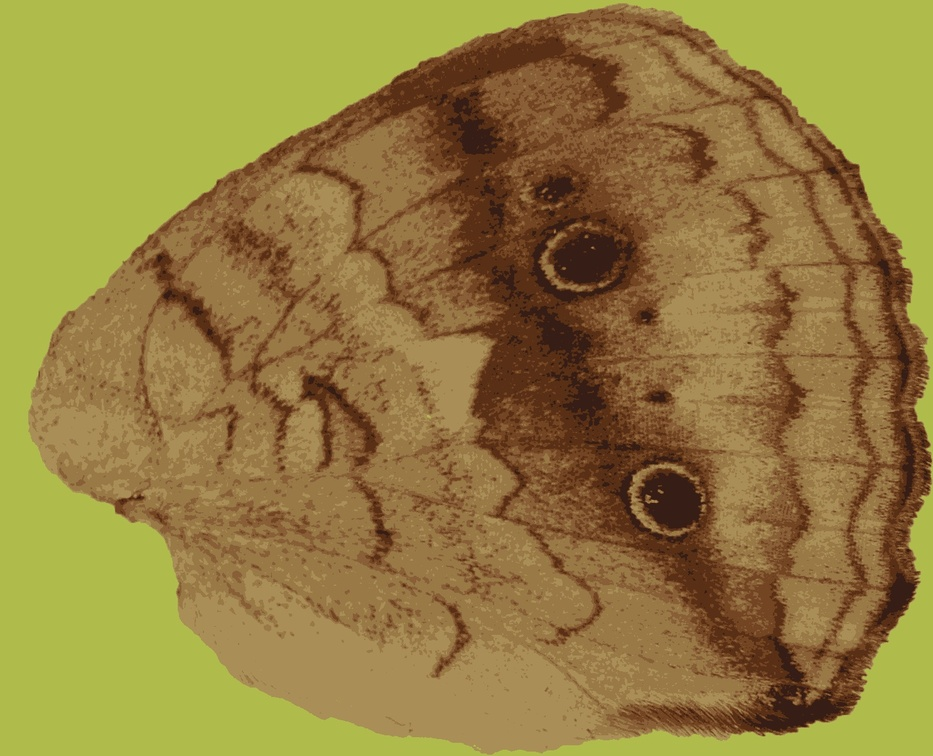
#> input picture images/hind_left_2015xii12_164_0047_F-7-clusters.jpg, 933 x 756 px, shrunk from 1486 x 1204 before the run, found by its file name
$ jupyter execute --allow-errors 'Quantized Redness.ipynb'   (shell and % lines are left out)
#> lines starting #> are read from the running program, lines starting #| are printed output that depends on the picture; after the words box and inside, x2 and y2 are one past the last pixel; in counts of white or black regions, pixels touching at a corner belong together
# Identification of "Redness" in *Junonia Coenia* Ventral Hind Wings

Ravi Mandla

In *Junonia Coenia*, ventral hind wing redness is strongly correlated with the temperature at which these butterflies are raised. So, determining how "red" the hind wing is, through measuring the number of "red" pixels, is one possible method to gain some insight into the temperature and environment a buckeye butterfly is raised in.

In order to find all pixels with a degree of redness, I previously changed HSV threshold values until visually it appeared as if only the relevant pixels where selected. However, this approach seems to be highly subjective and it is impossible to assess how accurate such a selection would be. Additionally, the range of values of "redness" from orange to dark brown, further adds difficulty in properly assessing what is red in these wings. To overcome this obstacles, I propose using [Color Quantization](https://en.wikipedia.org/wiki/Color_quantization) to limit the number of possible colors in each wing image to a small integer (3-7). Doing so allows for greater inclusion of a range of values, while the selection of these values are done in a statistically significant manner using the [k-means algorithm](https://en.wikipedia.org/wiki/K-means_clustering).

[cell 1]
# import the necessary packages
from sklearn.cluster import MiniBatchKMeans
import numpy as np
import cv2
import matplotlib.pyplot as plt
from os import listdir
import pandas as pd
from statistics import mean, stdev

## Quantize Images

I use opencv and sklearn to quantize colors in a set of images. Code adapted from [here](https://www.pyimagesearch.com/2014/07/07/color-quantization-opencv-using-k-means-clustering/).

[cell 2]
# [34 lines left out: function color_quant, not called in this run]

[cell 3]
directory = "/home/rawrvi/Documents/biostuff/butterflies/original/"
#> (the rest of this cell did not finish here and is left out)

### Comparison

Below are images of the ventral hindwings before and after color quantization with both 7 colors and 3 colors

#### Original

#### Seven Colors

#### Three Colors

#### Table of varying red wings before and after quantization
| Indv. Number | Original Image | Seven Colors | Three Colors |
| --- | --- | --- | --- |
| 47 |  |   |  |
| 27 |  |   |  |
| 46 |  |   |  |
| 219 |  |   |  |

The greater number of clusters, the more similar the image is to the original, and the harder it is to assess how red an image is. However, indicating two few clusters runs the risk of calling too many pixels as red. For example, using only three clusters will include any black spots as red, including the eyes and the fringes of the wings. I propose using a cluster value of 7 in all of such wing analysis, as it will help differentiate red/dark red from black. And to overcome the issue of two little selection from only selecting pixels of a single color from the 7 cluster image, I will choose two different colored pixels (dark brown and light brown) to measure percent area of "redness".

## Red Selection

Example of the areas of the wing which are selected under this 2 color pick system from a 7 cluster image.

[cell 4]
dark = [23,51,98]
light = [58,91,140]
bg_dark = [30,135,180]
bg_light = [255,255,255]

[cell 5]
# [14 lines left out: function image_select, not called in this run]

[cell 6]
file = 'quanta/hind_left_2015xii12_164_0047_F-7-clusters.jpg'
image = cv2.imread(file)
#> image is the input picture: shape (756, 933, 3); mean B, G, R 63.1, 126.4, 148
hsv = cv2.cvtColor(image, cv2.COLOR_BGR2HSV)
#> hsv: shape (756, 933, 3); mean H, S, V 21, 151.6, 151.5

upperbg = np.array(bg_light, dtype='uint8')
lowerbg = np.array(bg_dark, dtype='uint8')

mask = cv2.inRange(hsv, lowerbg, upperbg)
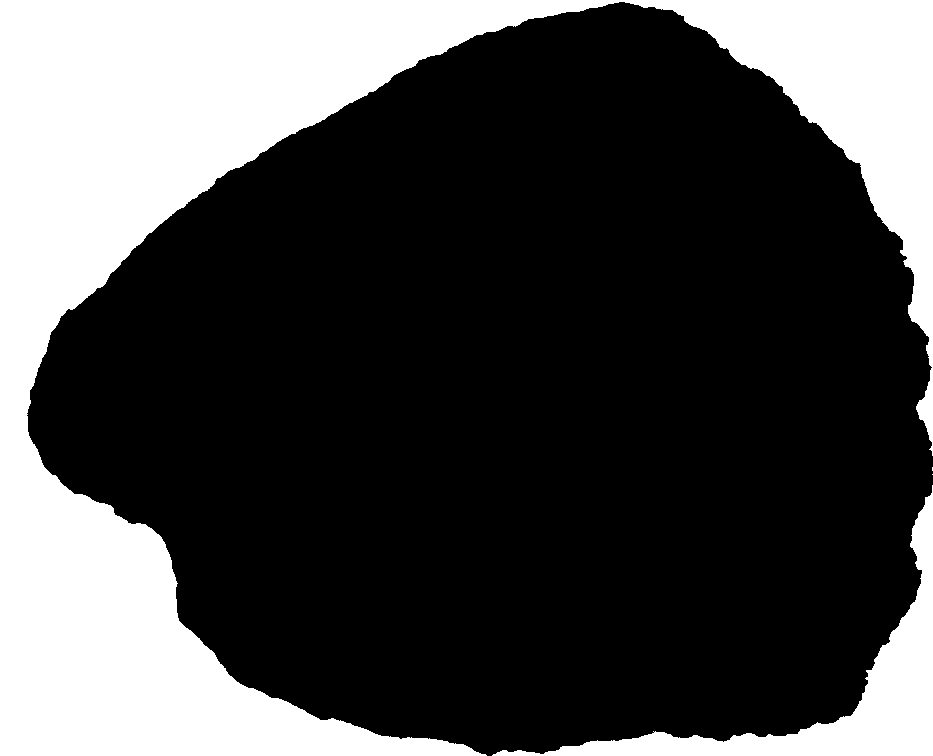
#> mask: shape (756, 933); 29.2% white; 4 white regions (2 under 20 px), largest, box (x1, y1, x2, y2) and area: (0, 0, 933, 756) 188871, (492, 485, 933, 756) 17432
green = cv2.countNonZero(mask)
#> green = 206308
output = cv2.bitwise_and(hsv, hsv, mask=mask)
#> output: shape (756, 933, 3); mean H, S, V 9.7, 44.7, 54.7
print(file)
print(cv2.countNonZero(mask))
#| 206308

grayImage = cv2.cvtColor(output, cv2.COLOR_BGR2GRAY)
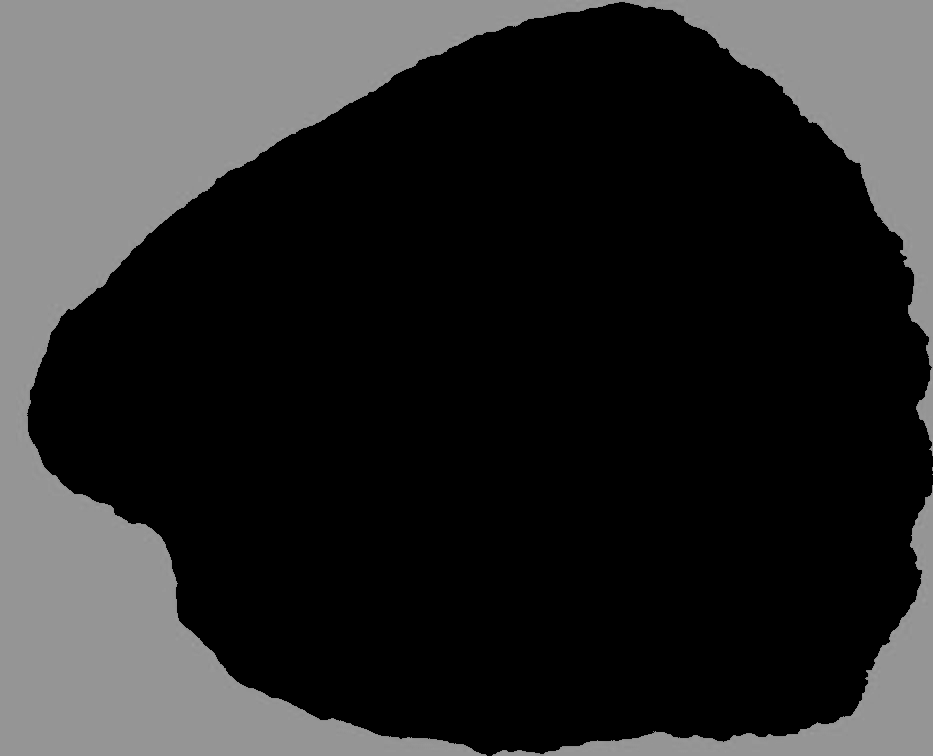
#> grayImage: shape (756, 933); min 0, max 158, mean 43.6
cv2.imwrite('greenselect-0047.jpg', grayImage)
#> Out = True

$ run again, with images/hind_left_2015xii17_164_0219_F-3-clusters.jpg copied over images/hind_left_2015xii12_164_0047_F-7-clusters.jpg
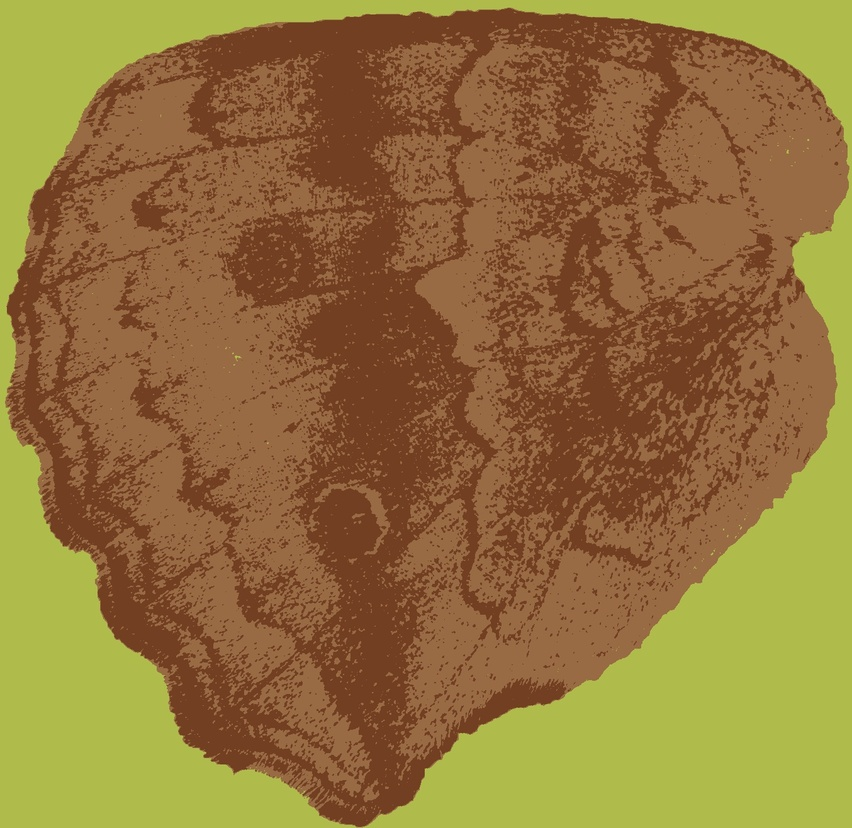
#> input picture images/hind_left_2015xii17_164_0219_F-3-clusters.jpg, 852 x 828 px, shrunk from 1354 x 1316 before the run, found by its file name
#> image is the input picture: shape (828, 852, 3); mean B, G, R 58.9, 115, 146.2
#> hsv: shape (828, 852, 3); mean H, S, V 18.2, 156.8, 149.5
#> `mask = cv2.inRange(hsv, lowerbg, upperbg)`:
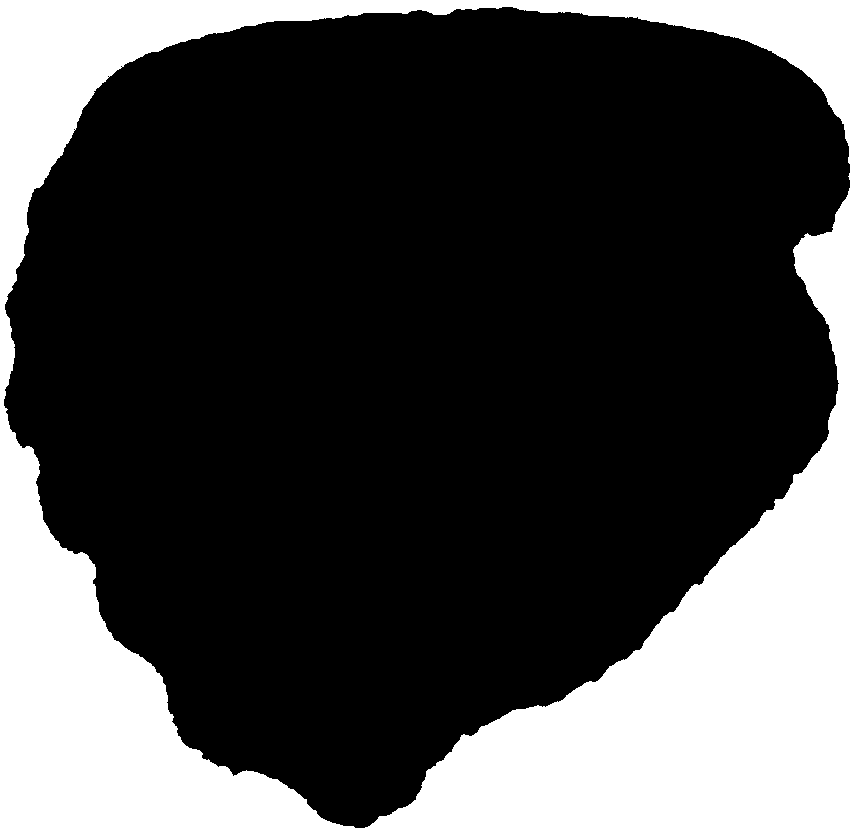
#> mask: shape (828, 852); 27.4% white; 1 white region, box (x1, y1, x2, y2) and area: (0, 0, 852, 828) 193427
#> green = 193427
#> output: shape (828, 852, 3); mean H, S, V 9, 41.9, 51.3
#| 193427
#> `grayImage = cv2.cvtColor(output, cv2.COLOR_BGR2GRAY)`:
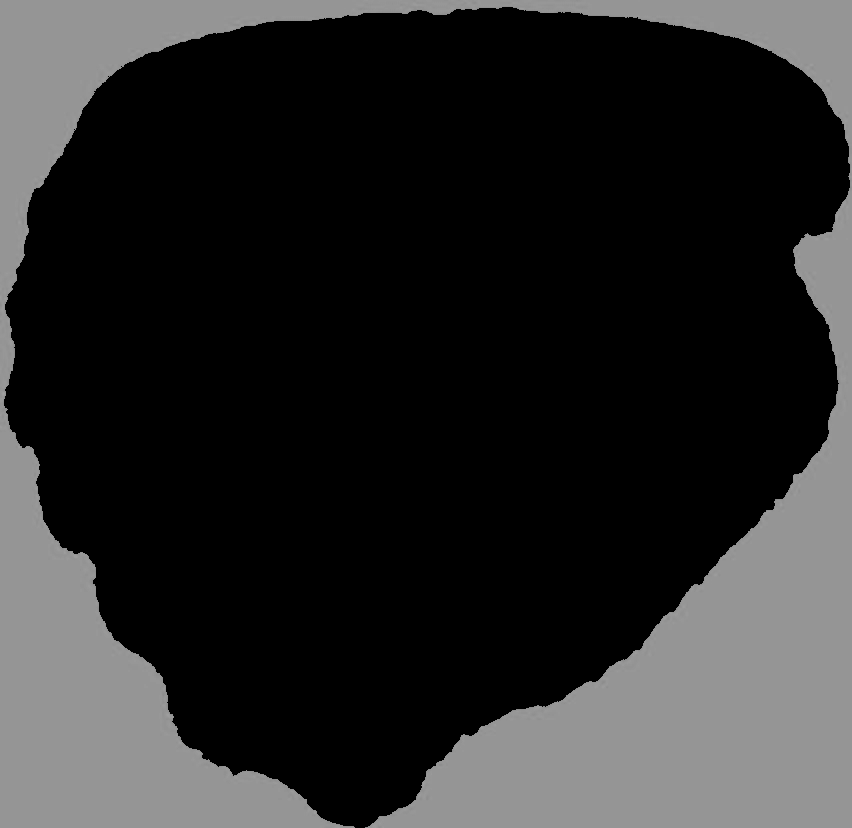
#> grayImage: shape (828, 852); min 0, max 160, mean 40.8
#> Out = True
